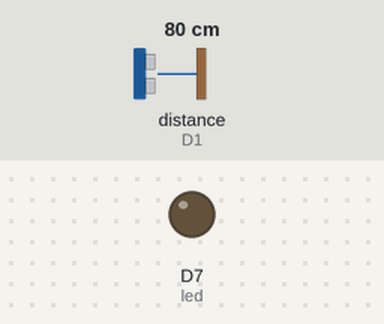
This sketch was run on a simulated ESP8266 (NodeMCU). On the bench: output pins drawn as LEDs (lit = HIGH). Wiring (inferred from the names in the program): ultrasonic range finder: trigger D0; echo D1. The inputs (shaded band) are chosen by the test bench; at power-on: distance to the obstacle (sensor on D1) 80 cm. The echo pulse lasts 58.3 µs per cm; pins used as bus, display or sensor lines are not drawn; what the sketch prints to the serial monitor is not drawn.

Above: at 1.3 s.
1.4 s: distance to the obstacle (sensor on D1) set to 65 cm
At 2.5 s:
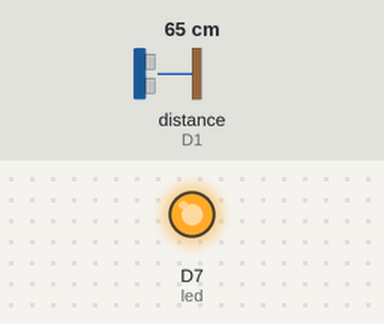
3.2 s: distance to the obstacle (sensor on D1) set to 120 cm
At 5.0 s:
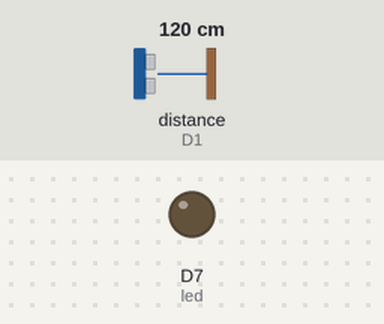
5.3 s: distance to the obstacle (sensor on D1) set to 2 cm
At 6.5 s:
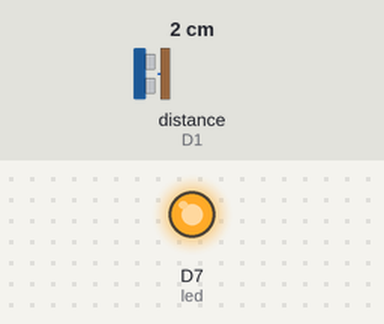
Timing chart, 0 to 8.3 s (numbered marks = the images above; inputs shaded):
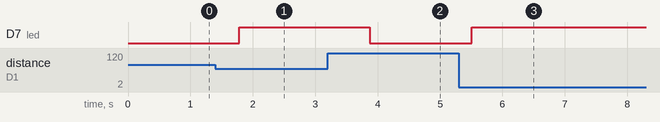

The sketch:

Thief_alert.ino
```cpp
 int trigPin = D0;
int echoPin = D1;
int led = D7;
long duration, dist, average;
long aver[3];   //array for average


void setup() {
    Serial.begin(9600);
    pinMode(led,OUTPUT);
    pinMode(trigPin, OUTPUT);
    pinMode(echoPin, INPUT);
    delay(100);
}

void measure() {
 digitalWrite(10,HIGH);
digitalWrite(trigPin, LOW);
delayMicroseconds(5);
digitalWrite(trigPin, HIGH);
delayMicroseconds(15);
digitalWrite(trigPin, LOW);
pinMode(echoPin, INPUT);
duration = pulseIn(echoPin, HIGH);
dist = (duration/2) / 29.1;    //obtain distance
}
void loop() {
  for (int i=0;i<=2;i++) {   //average distance
    measure();
   aver[i]=dist;
    delay(10);              //delay between measurements
  }
 dist=(aver[0]+aver[1]+aver[2])/3;

if ( dist<70 ) {
//Change distance as per your need
 digitalWrite(led,HIGH);
 delay(1000);
}else if(dist>70){
  digitalWrite(led,LOW);
  delay(500);
}
Serial.print(dist);
}
```

Measured:
- the behaviour switches between 70 and 69 cm on distance to the obstacle (sensor on D1) (found by bisection; images 0 and 1)
- after the input at 1.4 s, D7 (led): LOW → HIGH after 0.38 s
- after the input at 3.2 s, D7 (led): HIGH → LOW after 0.67 s
- after the input at 5.3 s, D7 (led): LOW → HIGH after 0.21 s
